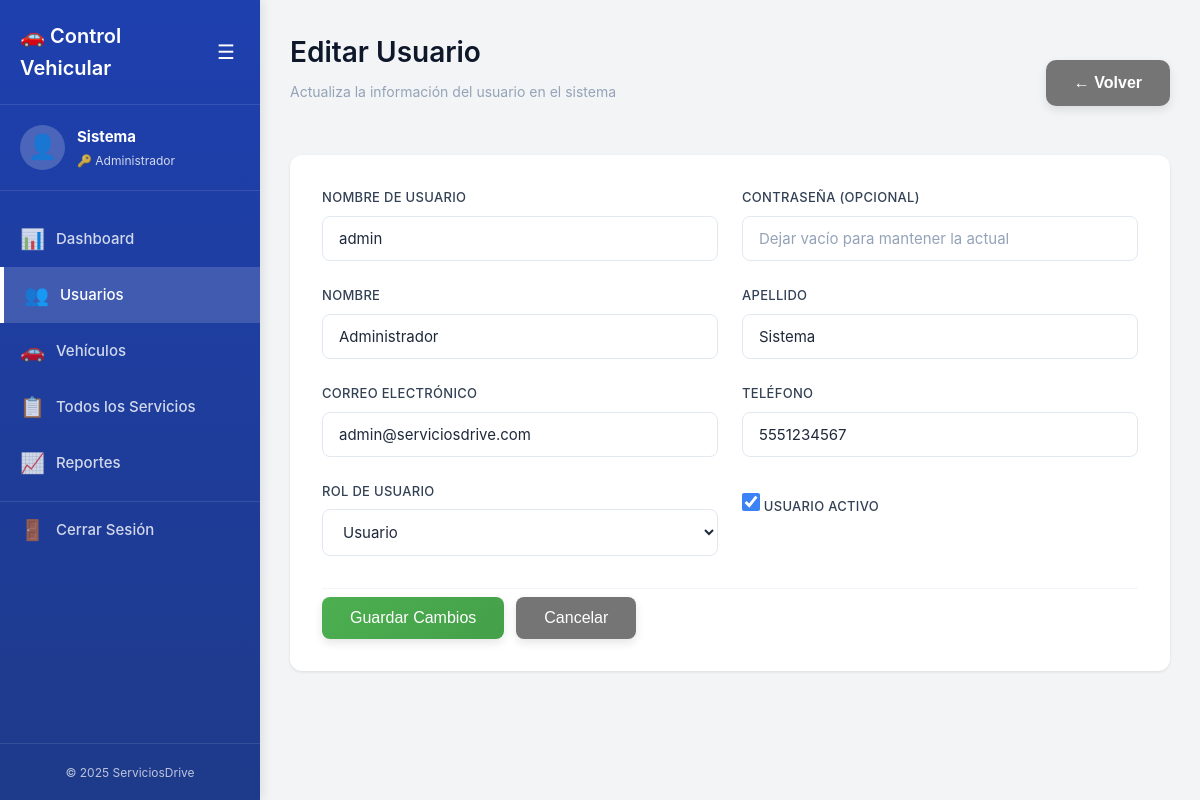
Page /admin/usuarios-form.php?id=1 (signed in) on the committed database.
### tables this page shows
CREATE TABLE IF NOT EXISTS usuarios (
    id INT AUTO_INCREMENT PRIMARY KEY,
    usuario VARCHAR(50) NOT NULL UNIQUE,
    password VARCHAR(255) NOT NULL,
    nombre VARCHAR(100) NOT NULL,
    apellido VARCHAR(100) NOT NULL,
    email VARCHAR(100),
    telefono VARCHAR(20),
    rol_id INT DEFAULT 1,
    activo TINYINT(1) DEFAULT 1,
    fecha_registro TIMESTAMP DEFAULT CURRENT_TIMESTAMP,
    ultimo_acceso TIMESTAMP NULL,
    FOREIGN KEY (rol_id) REFERENCES roles(id),
    INDEX idx_usuario (usuario),
    INDEX idx_activo (activo),
    INDEX idx_rol (rol_id)
);

### config/Database.php (called while the page is built, shortened)
<?php
class Database {
    private static $instance = null;
    private $connection;
    private function __construct() {
        try {
            $dsn = "mysql:host=" . DB_HOST . ";port=" . DB_PORT . ";dbname=" . DB_NAME . ";charset=" . DB_CHARSET;
            $options = [
                PDO::ATTR_ERRMODE => PDO::ERRMODE_EXCEPTION,
                PDO::ATTR_DEFAULT_FETCH_MODE => PDO::FETCH_ASSOC,
                PDO::ATTR_EMULATE_PREPARES => false,
                PDO::ATTR_PERSISTENT => true
            ];
            $this->connection = new PDO($dsn, DB_USER, DB_PASS, $options);
        } catch (PDOException $e) {
            die("Error de conexión a la base de datos: " . $e->getMessage());
        }
    }
    public static function getInstance() {
        if (self::$instance === null) {
            self::$instance = new self();
        }
        return self::$instance;
    }
    public function getConnection() {
        return $this->connection;
    }
}

### app/models/Usuario.php (called while the page is built, shortened)
<?php
require_once __DIR__ . '/../../config/Database.php';
class Usuario {
    private $db;
    private $table = 'usuarios';
    public function __construct() {
        $this->db = Database::getInstance()->getConnection();
    }
    public function obtenerPorId($id) {
        try {
            $query = "SELECT id, usuario, nombre, apellido, email, telefono, activo, fecha_registro
                      FROM {$this->table}
                      WHERE id = :id
                      LIMIT 1";
            $stmt = $this->db->prepare($query);
            $stmt->bindParam(':id', $id);
            $stmt->execute();
            return $stmt->fetch();
        } catch (PDOException $e) {
            error_log("Error al obtener usuario: " . $e->getMessage());
            return false;
        }
    }
}

### public/admin/usuarios-form.php (the view, shortened to what this page needs)
<?php
require_once __DIR__ . '/../../app/models/Usuario.php';
$usuarioModel = new Usuario();
$id = isset($_GET['id']) ? intval($_GET['id']) : 0;
$usuario = null;
$esEdicion = false;
if ($id > 0) {
    $usuario = $usuarioModel->obtenerPorId($id);
    $esEdicion = true;
}
$nombreUsuario = $_SESSION['nombre_completo'] ?? 'Usuario';
?>
<!DOCTYPE html>
<html lang="es">
<head>
    <link rel="stylesheet" href="<?= APP_URL ?>/public/css/styles.css">
</head>
<body>
    <aside class="sidebar" id="sidebar">
        <div class="sidebar-header">
            <h2>🚗 Control Vehicular</h2>
            <button class="sidebar-toggle" id="sidebarToggle">
                <span>☰</span>
            </button>
        </div>
        <div class="sidebar-user">
            <div class="user-avatar">👤</div>
            <div class="user-info">
                <strong><?= htmlspecialchars($nombreUsuario) ?></strong>
                <small>🔑 Administrador</small>
            </div>
        </div>
        <nav class="sidebar-nav">
            <a href="<?= APP_URL ?>/public/dashboard.php" class="nav-link">
                <span class="nav-icon">📊</span>
                <span class="nav-text">Dashboard</span>
            </a>
            <a href="<?= APP_URL ?>/public/admin/usuarios.php" class="nav-link active">
                <span class="nav-icon">👥</span>
                <span class="nav-text">Usuarios</span>
            </a>
            <a href="<?= APP_URL ?>/public/admin/vehiculos.php" class="nav-link">
                <span class="nav-icon">🚗</span>
                <span class="nav-text">Vehículos</span>
            </a>
            <a href="<?= APP_URL ?>/public/admin/servicios.php" class="nav-link">
                <span class="nav-icon">📋</span>
                <span class="nav-text">Todos los Servicios</span>
            </a>
            <a href="<?= APP_URL ?>/public/admin/reportes.php" class="nav-link">
                <span class="nav-icon">📈</span>
                <span class="nav-text">Reportes</span>
            </a>
            <a href="<?= APP_URL ?>/public/index.php?action=logout" class="nav-link nav-link-logout">
                <span class="nav-icon">🚪</span>
                <span class="nav-text">Cerrar Sesión</span>
            </a>
        </nav>
        <div class="sidebar-footer">
            <small>© 2025 ServiciosDrive</small>
        </div>
    </aside>
    <main class="main-content" id="mainContent">
        <div class="dashboard-header">
            <div class="page-header">
                <h1><?= $esEdicion ? 'Editar Usuario' : 'Nuevo Usuario' ?></h1>
                <p class="text-muted"><?= $esEdicion ? 'Actualiza la información del usuario en el sistema' : 'Registra un nuevo usuario en el sistema' ?></p>
            </div>
            <button class="btn btn-secondary" onclick="location.href='<?= APP_URL ?>/public/admin/usuarios.php'">
                ← Volver
            </button>
        </div>
        <div class="card form-container">
            <form method="POST" class="form-grid">
                <div class="form-group">
                    <label for="usuario">Nombre de Usuario</label>
                    <input type="text" id="usuario" name="usuario"
                           placeholder="Ingresa el nombre de usuario"
                           value="<?= $usuario ? htmlspecialchars($usuario['usuario']) : '' ?>"
                           required>
                </div>
                <div class="form-group">
                    <label for="password">Contraseña<?= !$esEdicion ? '' : ' (Opcional)' ?></label>
                    <input type="password" id="password" name="password"
                           placeholder="<?= !$esEdicion ? 'Ingresa una contraseña segura' : 'Dejar vacío para mantener la actual' ?>"
                           <?= !$esEdicion ? 'required' : '' ?>>
                </div>
                <div class="form-group">
                    <label for="nombre">Nombre</label>
                    <input type="text" id="nombre" name="nombre"
                           placeholder="Nombre del usuario"
                           value="<?= $usuario ? htmlspecialchars($usuario['nombre']) : '' ?>"
                           required>
                </div>
                <div class="form-group">
                    <label for="apellido">Apellido</label>
                    <input type="text" id="apellido" name="apellido"
                           placeholder="Apellido del usuario"
                           value="<?= $usuario ? htmlspecialchars($usuario['apellido']) : '' ?>"
                           required>
                </div>
                <div class="form-group">
                    <label for="email">Correo Electrónico</label>
                    <input type="email" id="email" name="email"
                           placeholder="usuario@ejemplo.com"
                           value="<?= $usuario ? htmlspecialchars($usuario['email']) : '' ?>">
                </div>
                <div class="form-group">
                    <label for="telefono">Teléfono</label>
                    <input type="text" id="telefono" name="telefono"
                           placeholder="(000) 000-0000"
                           value="<?= $usuario ? htmlspecialchars($usuario['telefono']) : '' ?>">
                </div>
                <div class="form-group">
                    <label for="rol_id">Rol de Usuario</label>
                    <select id="rol_id" name="rol_id" required>
                        <option value="1" <?= ($usuario && $usuario['rol_id'] == 1) || !$usuario ? 'selected' : '' ?>>Usuario</option>
                    </select>
                </div>
                <div class="form-group">
                    <label class="checkbox-label">
                        <input type="checkbox" name="activo"
                               <?= !$usuario || $usuario['activo'] ? 'checked' : '' ?>>
                        <span>Usuario Activo</span>
                    </label>
                </div>
                <div class="form-actions" style="grid-column: 1 / -1;">
                    <button type="submit" class="btn btn-primary">
                        <?= $esEdicion ? 'Guardar Cambios' : 'Crear Usuario' ?>
                    </button>
                    <button type="button" class="btn btn-secondary" onclick="location.href='<?= APP_URL ?>/public/admin/usuarios.php'">
                        Cancelar
                    </button>
                </div>
            </form>
        </div>
    </main>
</body>
</html>

### rows in the picture
usuarios: usuario "admin", nombre "Administrador", apellido "Sistema", email "admin@serviciosdrive.com", telefono "5551234567", activo "☑"

### other values in the picture
$nombreUsuario "Sistema"
